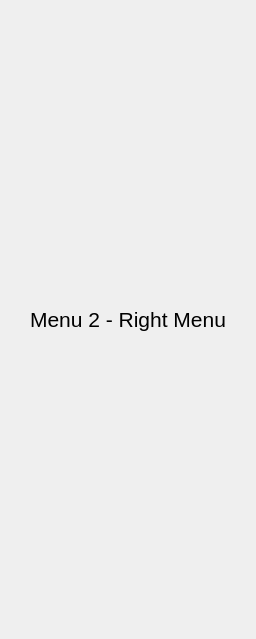
<?xml version="1.0" encoding="UTF-8"?>
<ui version="4.0">
 <class>RightColumn</class>
 <widget class="QWidget" name="RightColumn">
  <property name="geometry">
   <rect>
    <x>0</x>
    <y>0</y>
    <width>256</width>
    <height>639</height>
   </rect>
  </property>
  <property name="windowTitle">
   <string>Form</string>
  </property>
  <layout class="QVBoxLayout" name="main_pages_layout">
   <property name="spacing">
    <number>0</number>
   </property>
   <property name="leftMargin">
    <number>5</number>
   </property>
   <property name="topMargin">
    <number>5</number>
   </property>
   <property name="rightMargin">
    <number>5</number>
   </property>
   <property name="bottomMargin">
    <number>5</number>
   </property>
   <item>
    <widget class="QStackedWidget" name="menus">
     <property name="currentIndex">
      <number>1</number>
     </property>
     <widget class="QWidget" name="menu_1">
      <layout class="QVBoxLayout" name="verticalLayout">
       <property name="spacing">
        <number>5</number>
       </property>
       <property name="leftMargin">
        <number>5</number>
       </property>
       <property name="topMargin">
        <number>5</number>
       </property>
       <property name="rightMargin">
        <number>5</number>
       </property>
       <property name="bottomMargin">
        <number>5</number>
       </property>
       <item>
        <widget class="QLabel" name="label_1">
         <property name="font">
          <font>
           <pointsize>16</pointsize>
          </font>
         </property>
         <property name="styleSheet">
          <string notr="true">font-size: 16pt</string>
         </property>
         <property name="text">
          <string>Menu 1 - Right Menu</string>
         </property>
         <property name="alignment">
          <set>Qt::AlignCenter</set>
         </property>
        </widget>
       </item>
      </layout>
     </widget>
     <widget class="QWidget" name="menu_2">
      <layout class="QVBoxLayout" name="verticalLayout_2">
       <property name="spacing">
        <number>5</number>
       </property>
       <property name="leftMargin">
        <number>5</number>
       </property>
       <property name="topMargin">
        <number>5</number>
       </property>
       <property name="rightMargin">
        <number>5</number>
       </property>
       <property name="bottomMargin">
        <number>5</number>
       </property>
       <item>
        <widget class="QLabel" name="label_2">
         <property name="font">
          <font>
           <pointsize>16</pointsize>
          </font>
         </property>
         <property name="styleSheet">
          <string notr="true">font-size: 16pt</string>
         </property>
         <property name="text">
          <string>Menu 2 - Right Menu</string>
         </property>
         <property name="alignment">
          <set>Qt::AlignCenter</set>
         </property>
        </widget>
       </item>
      </layout>
     </widget>
    </widget>
   </item>
  </layout>
 </widget>
 <resources/>
 <connections/>
</ui>
